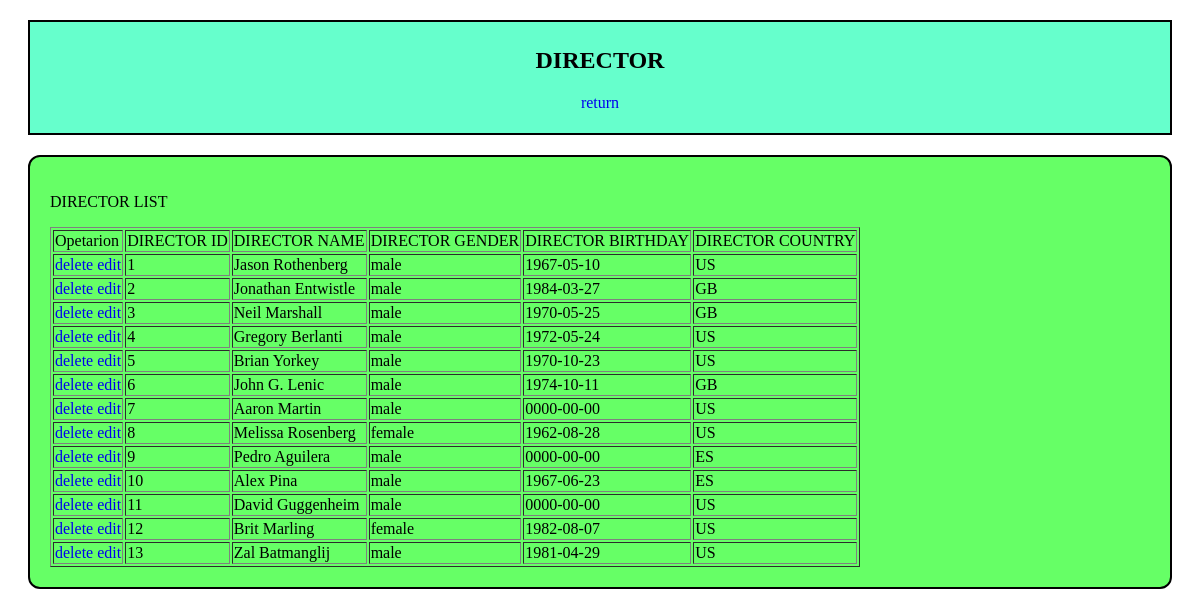
Screenshot of /admin/viewdirector.php with the database file from the repository.
### tables this page shows
CREATE TABLE `directors` (
  `Directors_ID` int(11) NOT NULL,
  `Directors_Name` varchar(50) NOT NULL,
  `Directors_Gender` varchar(6) NOT NULL,
  `Directors_Birthday` date NOT NULL,
  `Directors_Country` varchar(25) NOT NULL
);

### admin/viewdirector.php (the view, shortened to what this page needs)
<html>
<head>
<link rel="stylesheet" href="styles.css">
</head>
<body>
<div class="head">
<h2>DIRECTOR</h2>
<p ><a href="director.php">return</a></p>
</div>
<div class="BODY" >
<p>DIRECTOR LIST</p>
<table border="1">
  <tr>
	<td>Opetarion</td>
    <td>DIRECTOR ID</td>
	<td>DIRECTOR NAME</td>
	<td>DIRECTOR GENDER</td>
	<td>DIRECTOR BIRTHDAY</td>
	<td>DIRECTOR COUNTRY</td>
  </tr>
<?php
include "connection.php";
$records = mysqli_query($conn,"select * from directors");
while($data = mysqli_fetch_array($records))
{
?>
  <tr>
  	<td><a href="deletedirector.php?id=<?php echo $data['Directors_ID']; ?>">delete </a>
		<a href="editdirector.php?id=<?php echo $data['Directors_ID']; ?>">edit </a></td>
    <td><?php echo $data['Directors_ID']; ?></td>
    <td><?php echo $data['Directors_Name']; ?></td>
	<td><?php echo $data['Directors_Gender']; ?></td>
    <td><?php echo $data['Directors_Birthday']; ?></td>
	<td><?php echo $data['Directors_Country']; ?></td>
  </tr>
<?php
}
?>
</table>
</div>
</body>
</html>

### admin/styles.css (style rules this page uses)
.head a { text-decoration:none; }
.head { background-color: #66ffcc; color: black; text-align: center; border: 2px solid black; margin: 20px; padding: 5px; }
.BODY a { text-decoration:none; }
.BODY { background-color: #66ff66; color: BLACK; border: 2px solid black; margin: 20px; padding: 20px; border-radius: 12px; }

### rows the page displays
directors: Directors_ID "1", Directors_Name "Jason Rothenberg", Directors_Gender "male", Directors_Birthday "1967-05-10", Directors_Country "US"
directors: Directors_ID "2", Directors_Name "Jonathan Entwistle", Directors_Gender "male", Directors_Birthday "1984-03-27", Directors_Country "GB"
directors: Directors_ID "3", Directors_Name "Neil Marshall", Directors_Gender "male", Directors_Birthday "1970-05-25", Directors_Country "GB"
directors: Directors_ID "4", Directors_Name "Gregory Berlanti", Directors_Gender "male", Directors_Birthday "1972-05-24", Directors_Country "US"
directors: Directors_ID "5", Directors_Name "Brian Yorkey", Directors_Gender "male", Directors_Birthday "1970-10-23", Directors_Country "US"
directors: Directors_ID "6", Directors_Name "John G. Lenic", Directors_Gender "male", Directors_Birthday "1974-10-11", Directors_Country "GB"
directors: Directors_ID "7", Directors_Name "Aaron Martin", Directors_Gender "male", Directors_Birthday "0000-00-00", Directors_Country "US"
directors: Directors_ID "8", Directors_Name "Melissa Rosenberg", Directors_Gender "female", Directors_Birthday "1962-08-28", Directors_Country "US"
directors: Directors_ID "9", Directors_Name "Pedro Aguilera", Directors_Gender "male", Directors_Birthday "0000-00-00", Directors_Country "ES"
directors: Directors_ID "10", Directors_Name "Alex Pina", Directors_Gender "male", Directors_Birthday "1967-06-23", Directors_Country "ES"
directors: Directors_ID "11", Directors_Name "David Guggenheim", Directors_Gender "male", Directors_Birthday "0000-00-00", Directors_Country "US"
directors: Directors_ID "12", Directors_Name "Brit Marling", Directors_Gender "female", Directors_Birthday "1982-08-07", Directors_Country "US"
directors: Directors_ID "13", Directors_Name "Zal Batmanglij", Directors_Gender "male", Directors_Birthday "1981-04-29", Directors_Country "US"
